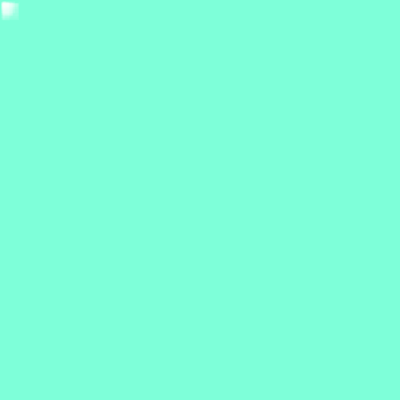
Frame 1 (no input)
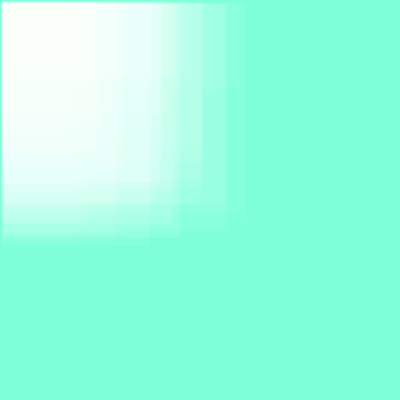
Frame 60 (the mouse pressed at the canvas centre just before this capture)
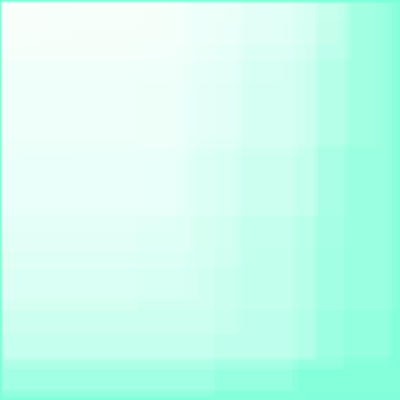
Frame 120 (the mouse held since frame 60 and released just before this capture)

The Processing sketch that drew these frames (run headless with seeded random() and noise(); from frame 60 on, the mouse is pressed at the canvas centre):

// Processing sketch: processing_54829
// ── processing_54829.pde

final int MAX = 50;

float [] boxX;
float [] boxY;
float [] deltaX;
float [] deltaY;
color [] col;

void setup ()
{
  size (400, 400);
  boxX = new float [MAX];
  boxY = new float [MAX];
  deltaX = new float [MAX];
  deltaY = new float [MAX];
  col = new color [MAX];
  
  initArray(boxX, 2, 18);
  initArray(boxY, 2, 18);
  initArray(deltaX, 1, 4);
  initArray(deltaY, 1, 4);
  initColorArray();
  
}

void draw ()
{
  prepScreen();
  drawBoxes();
  moveBoxes();
}

void prepScreen ()
{
  fill (126, 255, 217);
  noStroke ();
  rect (0, 0, width, height);
}

void initArray (float [] anyArray, float low, float high)
{
  for (int i = 0; i < anyArray.length; i++)
  {
   anyArray[i] = random(low, high); 
  }
}

void initColorArray ()
{
  for (int i = 0; i < col.length; i++)
  {
    col[i] = color (255, 255, 255, random(30));
  }
}

void drawBoxes ()
{
  for (int i = 0; i < boxX.length; i++)
  {
    fill (col[i]);
    rect (deltaX[i], deltaY[i], boxX[i], boxY[i]);
  }
}

void moveBoxes ()
{
 for (int i = 0; i < deltaX.length; i++)
 {
  boxX[i] += deltaX[i];
  if (boxX[i] > width)
  {
    boxX[i] = 0;
  }
  
  boxY[i] += deltaY[i];
  if (boxY[i] > height)
  {
    boxY[i] = 0;
  }
 } 
}
